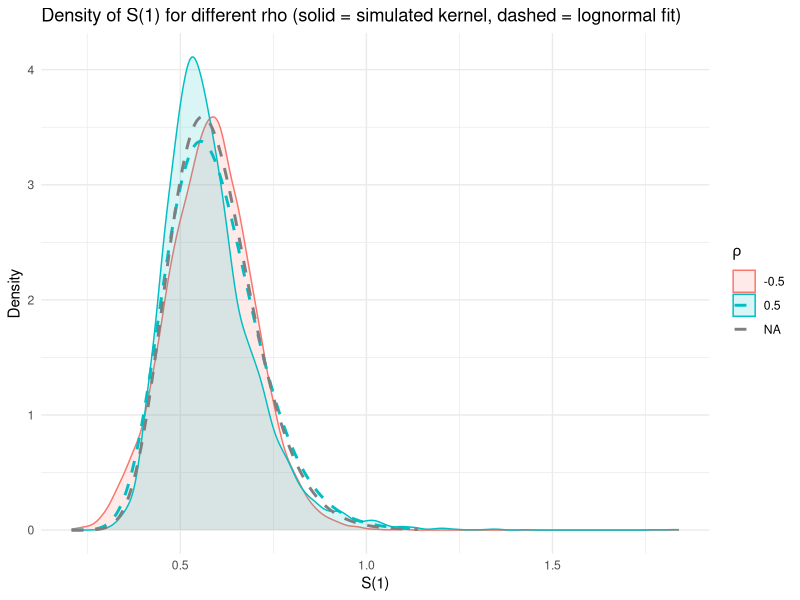
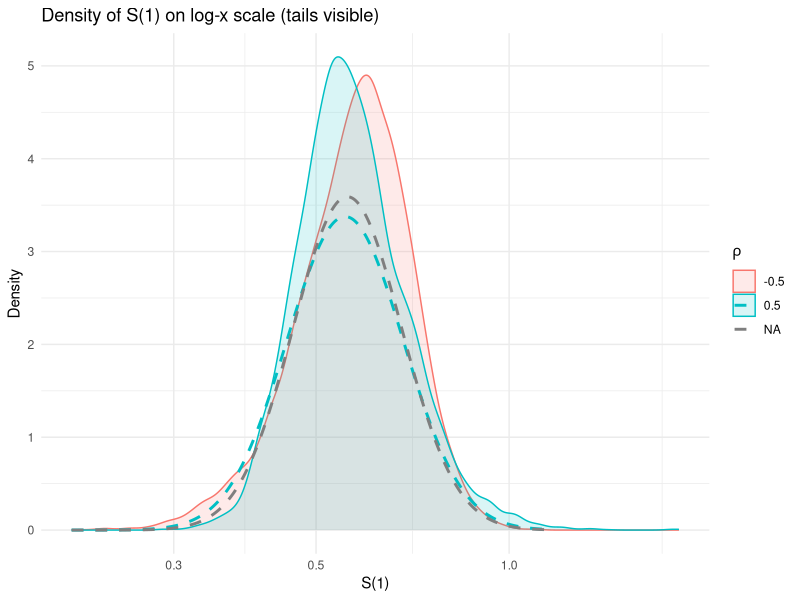
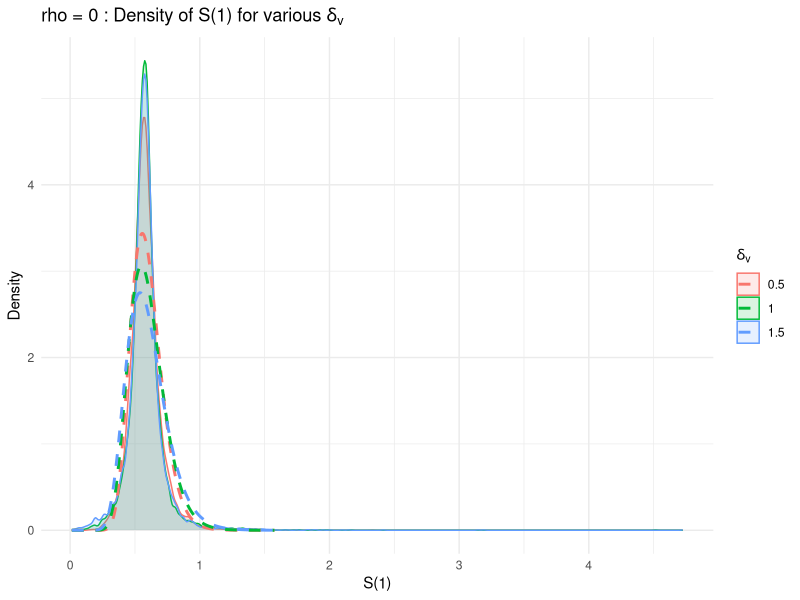
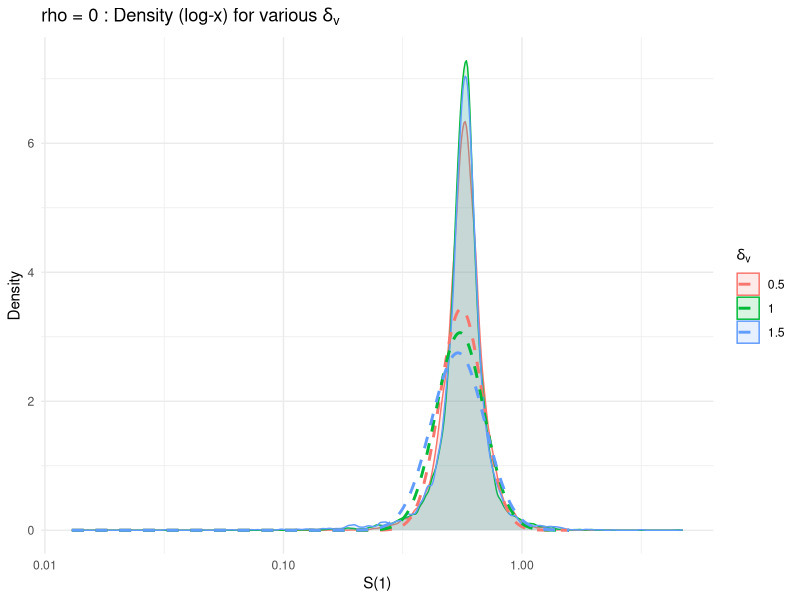
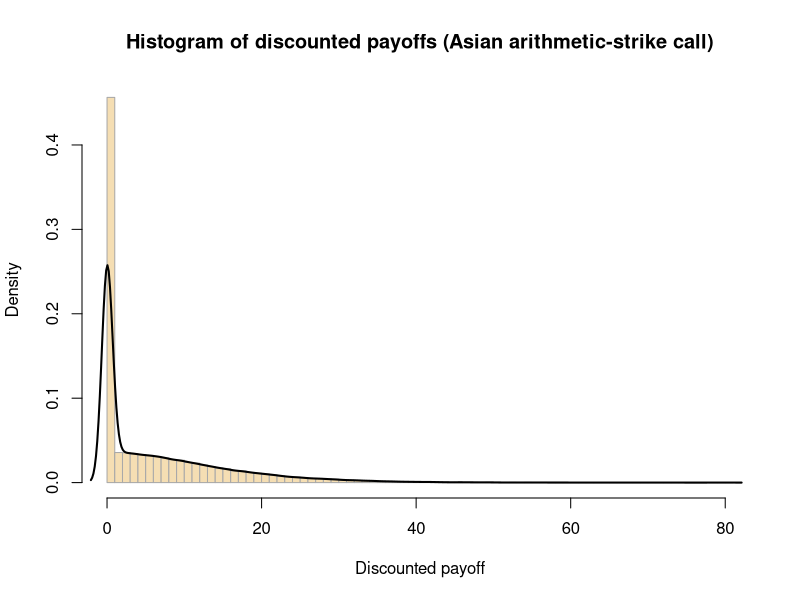
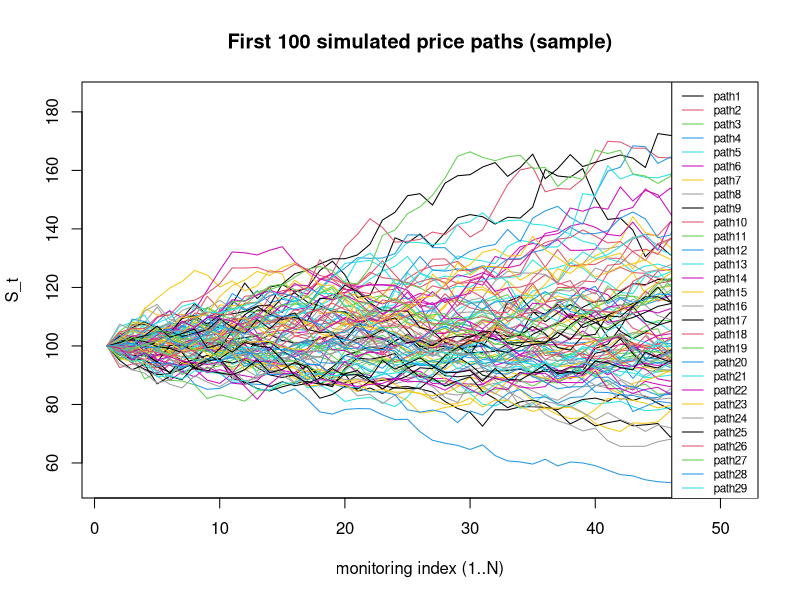
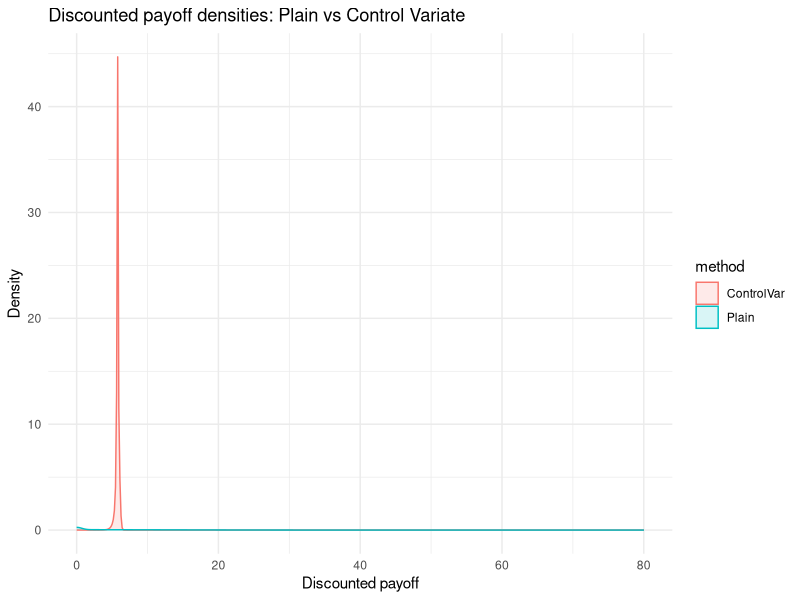
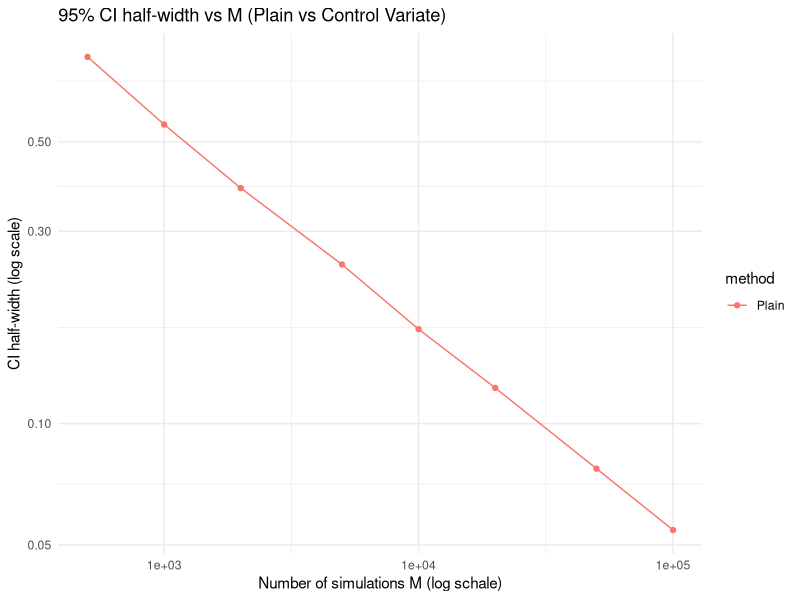

The R source for these figures, in order:
#-------- Assignment 1 - Computational Methods in Finance ---------#

#------- Flemy Kabalisa - 121580 --------#

library(ggplot2)
library(dplyr)
library(tidyr)
library(gridExtra)

#Setting up the simulator

simulate_sv <- function(nSim=10000, nSteps=1000, T=1, mu=0.15, vbar=0.04, delta_v=0.2,
                        kappa_v = 1, S0=0.5, v0= NULL, rho=0, seed = NULL){
  if(!is.null(seed)) set.seed(seed)
  if(is.null(v0)) v0 <- vbar
  
  dt <- T/nSteps
  sqrt_dt <- sqrt(dt)
  
  #setting up the vectors
  logS <- rep(log(S0), nSim)
  v <- rep(v0, nSim)
  
  for(i in seq_len(nSteps)){
    #correlated normals for increments
    Zv <- rnorm(nSim)
    eps <- rnorm(nSim)
    Zs <- rho * Zv + sqrt(1 - rho^2) * eps
    
    dW_v <- Zv * sqrt_dt
    dW_s <- Zs * sqrt_dt
    
    v_old <- v
    sqrtv_old <- sqrt(pmax(v_old, 0))
    
    #We use v_old to update log S
    logS <- logS + (mu - 0.5 * v_old) * dt + sqrtv_old * dW_s
    
    #update v
    v <- v_old + kappa_v * (vbar - v_old) *dt + delta_v * sqrtv_old * dW_v
    
    #enforce non-negativity
    v <- pmax(v, 0)
  }
  
  S_T <- exp(logS)
  return(S_T)
}

#We now derive the lognormal parameters

lognormal_params_from_meanvar <- function(M,V) {
  if (M <= 0 || V<0 ) stop("Mean must be > 0 and variance >= 0")
  sigma2 <- log(1 + V / (M^2))
  meanlog <- log(M) - 0.05 * sigma2
  sdlog <- sqrt(sigma2)
  return(list(meanlog = meanlog, sdlog = sdlog))
}

#We now bring back the parameters for our experiement

nSim <- 10000
nSteps <- 1000 #We can manipulate this to check for convergence
T <- 1

mu <- 0.15
vbar <- 0.04
delta_v_default <- 0.2
kappa_v <- 1
S0 <- 0.5
v0 <- vbar #It is the assumed initial variance
seed <- 12345

rhos <- c(-0.5,0.5)

#We now try running simulation for different rho

set.seed(seed)
results_list <- list()
summary_stats <- data.frame()

for (rho in rhos){
  cat("Simulating rho =", rho, "...\n")
  S_T <- simulate_sv(nSim = nSim, nSteps = nSteps, T=T, mu = mu, vbar = vbar,
                     delta_v = delta_v_default, kappa_v = kappa_v, S0= S0, v0=v0,
                     rho = rho, seed = NULL) #We set the seed externally
  df <- data.frame(S = S_T, rho = factor(rho, levels = rhos))
  results_list[[as.character(rho)]] <- df
  
  M <- mean(S_T)
  V <- var(S_T)
  lp <- lognormal_params_from_meanvar(M,V)
  
  summary_stats <- rbind(summary_stats,
                         data.frame(rho = rho,
                                    mean_S = M,
                                    var_S = V,
                                    meanlog = lp$meanlog,
                                    sdlog = lp$sdlog,
                                    median_S = median(S_T),
                                    q025 = quantile(S_T, 0.025),
                                    q975 = quantile(S_T, 0.975)))
}

df_all <- bind_rows(results_list)

#We now prepare the lognormal curves

x_min <- max(1e-6, min(df_all$S))
x_max <- quantile(df_all$S, probs = 0.999)
x_grid <- seq(x_min, x_max, length.out = 1000)

ln_curves <- lapply(1:nrow(summary_stats), function(i){
  row <- summary_stats[i, ]
  dens <- dlnorm(x_grid, meanlog = row$meanlog, sdlog = row$sdlog)
  data.frame(x = x_grid, density = dens, rho = factor(row$rho, levels = rho))
}) %>% bind_rows()

#We now plot the densities with an overlay of fitted lognormal

p_density <- ggplot(df_all, aes(x = S, color = rho, fill = rho)) +
  geom_density(alpha = 0.15, adjust=1)+
  geom_line(data = ln_curves, aes(x=x, y=density, color = rho), linetype = "dashed", linewidth = 1) +
  labs(title = "Density of S(1) for different rho (solid = simulated kernel, dashed = lognormal fit)",
       x = "S(1)", y = "Density", color= expression(rho), fill=expression(rho))+
  theme_minimal() +
  theme(legend.position = "right")


#Same plot but x in log-scale to inspect the tails

p_density_logx <- p_density + scale_x_log10()+
  labs(title = "Density of S(1) on log-x scale (tails visible)")

print(p_density)
print(p_density_logx)

#we save the plots

ggsave("sv_density_linear.png", p_density, width = 10, height = 6, dpi = 200)
ggsave("sv_density_logx.png", p_density_logx, width = 10, height = 6, dpi = 200)

#Print summary stats
print(summary_stats)


#---------
#We now further experiment with rho = 0, and various deltas
#---------
delta_vals <- c(0.5,1,1.5)
res_delta <- list()
summary_delta <- data.frame()

cat("\nDelta_v experiment (rho=0):\n")
for (dv in delta_vals){
  cat(" Simulating delta_v =", dv, "...\n")
  S_T <- simulate_sv(nSim = nSim, nSteps = nSteps, T=T, mu = mu, vbar = vbar,
                     delta_v = dv, kappa_v = kappa_v, S0=S0, v0 = v0, rho = 0, seed = NULL)
  df <- data.frame(S = S_T, delta = factor(dv, levels = delta_vals))
  res_delta[[as.character(dv)]] <- df
  
  M <- mean(S_T)
  V <- var(S_T)
  lp <- lognormal_params_from_meanvar(M,V)
  summary_delta <- rbind(summary_delta, data.frame(delta = dv,
                                                   mean_S = M, var_S = V,
                                                   meanlog= lp$meanlog, sdlog= lp$sdlog,
                                                   median_S = median(S_T),
                                                   q025 = quantile(S_T, 0.025),
                                                   q975 = quantile(S_T, 0.975)))
}

df_delta_all <- bind_rows(res_delta)

#Lognormal curves for our experiment

x_min_d <- max(1e-6, min(df_delta_all$S))
x_max_d <- quantile(df_delta_all$S, 0.999)
x_grid_d <- seq(x_min_d, x_max_d, length.out = 1000)
ln_curves_delta <- lapply(1:nrow(summary_delta), function(i){
  row <- summary_delta[i, ]
  dens <- dlnorm(x_grid_d, meanlog = row$meanlog, sdlog = row$sdlog)
  data.frame(x = x_grid_d, density = dens, delta = factor(row$delta, levels = delta_vals))
}) %>% bind_rows()

p_delta <- ggplot(df_delta_all, aes(x = S, color = delta, fill = delta)) +
  geom_density(alpha = 0.15, adjust=1) +
  geom_line(data = ln_curves_delta, aes(x=x, y=density, color=delta), linetype = "dashed",
            size = 1) +
  labs(title = expression("rho = 0 : Density of S(1) for various " * delta[v]),
       x = "S(1)", y="Density", color = expression(delta[v]), fill = expression(delta[v]))+
  theme_minimal()

p_delta_logx <- p_delta + scale_x_log10() +
  labs(title = expression("rho = 0 : Density (log-x) for various " * delta[v]))

print(p_delta)
print(p_delta_logx)

ggsave("sv_delta_linear.png", p_delta, width = 10, height = 6, dpi = 200)
ggsave("sv_delta_logx.png", p_delta_logx, width = 10, height = 6, dpi = 200)

print(summary_delta)


#---------------------------#

#-- Question 2 --#

#---------------------------#

#--- Part a

#We reset our environment

rm(list = ls())
set.seed(123456)

#Parameters 

S0 <- 100
r <- 0.05
sigma <- 0.2
T <- 1
N <- 50
M <- 100000

cat("Running a Monte Carlo simulation for an Asian arithmetic-average-strike call option\n")
cat(sprintf("Parameters: S0=%.1f, r=%.3f, sigma=%.3f, T=%.2f, N=%d, M=%d\n",
            S0, r, sigma, T, N, M))

dt <- T/N
sqrt_dt <- sqrt(dt)
discount_factor <- exp(-r *T)

# We setup the matrix for prices

S_mat <- matrix(0, nrow = M, ncol = N+1)
S_mat[, 1] <- S0

cat("Simulating paths using Euler (log-update) ...\n")
t0 <- proc.time()

for (i in 1:N){
  Z <- rnorm(M)
  increment <- (r - 0.05 * sigma^2) * dt + sigma * sqrt_dt * Z
  # update using: S_{t+dt} = S_t * exp(increment)
  S_mat[, i+1] <- S_mat[, i] * exp(increment)
  #Progress output (optional)
  if (i %% 10 == 0 || i==N){
    cat(sprintf(" Completed step %2d / %2d (t = %.3f)\n", i, N, i*dt))
    flush.console()
  }
}

time_elapsed <- proc.time() - t0
cat(sprintf("Simulation finished. Elapsed (sec): %.2f\n", time_elapsed["elapsed"]))


#-- We now compute the averages, payoffs, price, etc...

#Arithmetic average
S_bar <- rowMeans(S_mat[, 2:(N+1)])
S_T <- S_mat[, N+1]

#Payoffs for each path
payoff <- pmax(S_T - S_bar, 0)

#Monte Carlo estimator
mean_payoff <- mean(payoff)
sd_payoff <- sd(payoff)
se_payoff <- sd_payoff / sqrt(M)

price_mc <- discount_factor * mean_payoff
ci_lower <- discount_factor * (mean_payoff - 1.96 * se_payoff)
ci_upper <- discount_factor * (mean_payoff + 1.96 * se_payoff)

#Alternatively, we can do it by discounting the payoffs first.

discounted_payoffs <- discount_factor * payoff
price_mc_alt <- mean(discounted_payoffs)
sd_disc <- sd(discounted_payoffs)
se_disc <- sd_disc / sqrt(M)

#Confidence intervals using discounted payoffs:
ci_disc_lower <- price_mc_alt - 1.96 * se_disc
ci_disc_upper <- price_mc_alt + 1.96 * se_disc

#We now print the resdiscounted_payoffs#We now print the results & the diagnostics

cat("\nMonte Carlo Results:\n")
cat(sprintf("  Estimated price (discounted mean): %.6f\n", price_mc))
cat(sprintf("  95%% CI (discount-factor applied to mean+/-1.96*SE): [%.6f, %.6f]\n",
            ci_lower, ci_upper))
cat(sprintf("  (Alternative CI computed on discounted payoffs): [%.6f, %.6f]\n",
            ci_disc_lower, ci_disc_upper))
cat(sprintf("  Mean undisc. payoff = %.6f, sd = %.6f, SE = %.6f\n",
            mean_payoff, sd_payoff, se_payoff))
cat(sprintf("  Mean discounted payoff = %.6f, sd = %.6f, SE = %.6f\n",
            price_mc_alt, sd_disc, se_disc))


# A few percentiles and median to observe the distribution

median_disc <- median(discounted_payoffs)
q025 <- quantile(discounted_payoffs, 0.025)
q975 <- quantile(discounted_payoffs, 0.975)
cat(sprintf("  Discounted payoff median = %.6f\n", median_disc))
cat(sprintf("  Discounted payoff 2.5%% = %.6f, 97.5%% = %.6f\n", q025, q975))


#We finish by plotting the histogram and empirical density

hist(discounted_payoffs, breaks = 100, prob = TRUE,
     main = "Histogram of discounted payoffs (Asian arithmetic-strike call)",
     xlab = "Discounted payoff", col = "wheat", border= "darkgray")
lines(density(discounted_payoffs), lwd=2)


#We can look at some sample paths for a visual check

n_show <- 100
matplot(t(S_mat[1:n_show, ]), type = "l", lty = 1, col = 1:n_show,
        main = sprintf("First %d simulated price paths (sample)", n_show),
        xlab = "monitoring index (1..N)", ylab = "S_t")
legend("topright", legend = paste0("path", 1:n_show), col = 1:n_show, lty = 1, cex = 0.7)

#------
# We now do a quick check to compare our results to exact-log discretization in closed form per step
#The log-update we have is exact for GBM, so the exact simulation is in the results above
#-------

cat("\n Using the log-update (S_{t+dt}= S_t * exp(...)) is exact for GBM increments.\n")
cat("If you decided to use the standard Euler on S (S_{t+dt} = S_t + r*S_t*dt + sigma*S_t*sqrt(dt)*Z)\n",
    " you would get a slightly diffferent (less stable) result for coarse dt.\n")

#Finally, we will save our results

saveRDS(list(price = price_mc, ci = c(ci_lower, ci_upper),
        params = list(S0 = S0, r=r, sigma=sigma, T=T, N=N, M=M),
        summary = list(mean_payoff=mean_payoff, sd_payoff=sd_payoff)),
        file = "asian_mc_result.rds")
cat("\nResults saved to 'asian_mc_result.rds'\n")        


#--------------------------------#

#------ Part b: Control variate using geometric-average floating strike ------#

#--------------------------------#

#We first compute the geometric average G for each path

logS_mat <- log(S_mat)
G_vec <- exp(rowMeans(logS_mat[, 2:(N+1)]))
Y_payoff <- pmax(S_T -G_vec, 0)

#We now compute the analytic E[Y] for Y= max(S_T - G, 0)

muY_geo_float <- function(S0, r, sigma, T, N){
  #monitoring times
  t_i <- (1:N) * (T/N)
  #the moments for ln(S_T) and ln(G)
  muX <- log(S0) + (r - 0.5 * sigma^2) *T #E[ln (S_T)]
  varX <- sigma^2 * T
  muZ <- log(S0) + (r- 0.5*sigma^2) * mean(t_i)
  #for var(ln G) we need two things: sum(i,j) and min(t_i, t_j)
  tij <- outer(t_i, t_i, pmin)
  varZ <- sigma^2 * (1/(N^2)) * sum(tij)
  covXZ <- sigma^2 * (1/N) * sum(t_i)
  #We clean up to avoid degenerate cases
  if (varZ <= 0 || varX <= 0) {
    stop("Degenerate variance in muY calculation (varZ or varX <= 0).")
  }
  #correlation
  rho <- covXZ / sqrt(varX * varZ)
  
  # E1= E[e^{X} 1_{X > Z}]
  a <- 1 - covXZ/varX
  b <- (covXZ/varX) * muX - muZ
  s <- sqrt(varZ * (1- rho^2))
  #we add a step to be safe
  if (s <= 0) s<- sqrt(.Machine$double.eps)
  alpha <- a/s
  beta <- b/s
  arg1 <- ( alpha * (muX + varX) + beta) / sqrt(1+ alpha^2 * varX)
  E1 <- exp(muX + 0.5 * varX) * pnorm(arg1)
  
  # E2 = E[e*Z 1_{X > z}]
  a2 <- (covXZ / varZ) - 1
  b2 <- muX - (covXZ/varZ) * muZ
  s2 <- sqrt(varX * (1-rho^2))
  if (s2 <= 0 ) s2<- sqrt(.Machine$double.eps)
  alpha2 <- a2/s2
  beta2 <-  b2/s2
  arg2 <- ( alpha2 * (muZ + varZ) + beta2) / sqrt(1 + alpha2^2 * varZ)
  E2 <- exp(muZ + 0.5* varZ) * pnorm(arg2)
  
  muY <- E1 - E2
  return(list(muY = muY, 
              details  = list(muX = muX, varX=varX, muZ = muZ, varZ = varZ,
                              covXZ = covXZ, rho= rho, E1 = E1, E2 = E2,
                              arg1 = arg1, arg2 = arg2)))
}

#compute analytic mu_Y for current parameters 
muY_info <- muY_geo_float(S0 = S0, r=r, sigma = sigma, T = T, N = N)
muY <- muY_info$muY

cat("\nPart (b) - control variate setup:\n")
cat(sprintf("Analytic mu_Y (undiscounted) = %.8f\n", muY))

# empirical theta estimate
X_payoff <- payoff
if (var(Y_payoff) <= 0) {
  theta_hat <- 0
  warning("Var(Y) is zero or numerically negligible; setting theta_hat = 0.")
} else {
  theta_hat <- cov(X_payoff, Y_payoff) / var(Y_payoff)
}

cat(sprintf("Empirical theta_hat = %.8f\n", theta_hat))

#Adjusted estimator and discounted CV price
Z_adj <- X_payoff + theta_hat * (muY - Y_payoff)
disc_Z_adj <- discount_factor * Z_adj

price_CV <- mean(disc_Z_adj)
sd_CV <- sd(disc_Z_adj)
se_CV <- sd_CV / sqrt(M)
ci_CV <- price_CV + c(-1.96,1.96) * se_CV

cat(sprintf("Control variate price (discounted mean) = %.8f\n", price_CV))
cat(sprintf("95%% CI (CV) = [%.8f, %.8f]\n", ci_CV[1], ci_CV[2]))
cat(sprintf("sd(disc adj payoff) = %.8f, SE = %.8f\n", sd_CV, se_CV))


#----------------------------------#

#----- Part c: Compare plain MC vs control variate ------#

#----------------------------------#
price_plain <- price_mc_alt
sd_plain <- sd_disc
se_plain <- se_disc
ci_plain <- c(ci_disc_lower, ci_disc_upper)

cat("\nPart (c) - comparison:\n")
cat(sprintf("Plain Monte Carlo price = %.8f\n", price_plain))
cat(sprintf("95%% CI (Plain) = [%.8f, %.8f]\n", ci_plain[1], ci_plain[2]))
cat(sprintf("Control variate price = %.8f\n", price_CV))
cat(sprintf("95%% CI (CV) = [%.8f, %.8f]\n", ci_CV[1], ci_CV[2]))

#We notice that the Control Variates method produces a much tighter Confidence interval

#We calculate the percentage variance reduction using undiscounted payoffs

var_plain_undisc <- var(X_payoff)
var_cv_undisc <- var(Z_adj)
pct_var_reduction <- 100 * (var_plain_undisc - var_cv_undisc) / var_plain_undisc

cat(sprintf("Variance plain (undiscounted) - %.8f\n", var_plain_undisc))
cat(sprintf("Variance CV (undiscounted) = %.8f\n", var_cv_undisc))
cat(sprintf("Percentage varince reduction (undiscounted) = %.2f %%\n", pct_var_reduction))

#We now show the narrowness of CI

ci_width_plain <- diff(ci_plain)
ci_width_cv <- diff(ci_CV)
cat(sprintf("Ci width plain = %.8f, CI width CV =%.8f (reduction %.2f%%)\n",
            ci_width_plain, ci_width_cv, 100 * (ci_width_plain - ci_width_cv) / ci_width_plain))

#We overlay the plot of densities

df_plot <- data.frame(plain = discounted_payoffs, cv = disc_Z_adj)
df_long <- data.frame(value = c(df_plot$plain, df_plot$cv),
                      method = rep(c("Plain", "ControlVar"), each = length(df_plot$plain)))
ggplot(df_long, aes(x = value, color = method, fill = method)) +
  geom_density(alpha = 0.15) +
  labs(title = "Discounted payoff densities: Plain vs Control Variate",
        x= "Discounted payoff", y="Density") +
  theme_minimal()

#-----------------------------------------------#

#Part d: Experiments

#-----------------------------------------------#

#CI half-width vs M

M_seq <- c(500, 1000, 2000, 5000, 10000, 20000, 50000, M)
df_CI <- data.frame(M = integer(), method = character(), halfwidth = numeric(),
                    price = numeric(), stringsAsFactors = FALSE)

for (m in M_seq) {
  Xm <- payoff[1:m]
  Gm <- G_vec[1:m]
  Ym <- pmax(S_T[1:m] - Gm, 0)
  disc_Xm <- discount_factor* Xm
  hw_plain_m <- 1.96 * sd(disc_Xm) / sqrt(m)
  price_plain_m <- mean(disc_Xm)
  df_CI <- rbind(df_CI, data.frame(M=m, method = "Plain", halfwidth = hw_plain_m,
                                   price = price_plain_m))
  if (var(Ym) <= 0){
    theta_m <- 0
  } else {
    theta_m <- cov(Xm, Ym) / var(Ym)
  }
  Zm <- Xm + theta_m * (muY - Ym)
  disc_Zm <- discount_factor * Xm
}

ggplot(df_CI, aes(x = M, y= halfwidth, color = method)) +
  geom_line() + geom_point() + scale_x_log10() + scale_y_log10()+
  labs(title = "95% CI half-width vs M (Plain vs Control Variate)", 
       x = "Number of simulations M (log schale)", y= "CI half-width (log scale)")+
  theme_minimal() -> p_ci_vs_M
print(p_ci_vs_M)

#We can tell from our output that increasing M consistently decrease the width of the CI.
#This results in a consistently increasing accuracy at a proportionally heavy cost of computing power.


# CV efficiency depending on N and sigma
#We start with multiple N with a moderate M_rep for each

N_values <- c(10,50,100)
sigma_values <- c(0.1,0.2,0.4)
M_rep <- 20000
set.seed(2025)

exp_results <- data.frame(N= integer(), sigma = numeric(), method = character(), 
                          price = numeric(), sd_disc = numeric(), ci_halfwidth = numeric(),
                          pct_var_reduction = numeric(), stringsAsFactors = FALSE)

simulate_paths <- function(S0, r, sigma, T, N, M, seed= NULL){
  if (!is.null(seed)) set.seed(seed)
  dt <- T/N
  sqrt_dt <- sqrt(dt)
  Z <- matrix(rnorm(M *N), nrow = M, ncol = N)
  logS <- matrix(0, nrow= M, ncol = N+1)
  logS[, 1] <- log(S0)
  for (i in 1:N) {
    logS[, i+1] <- logS[, i] + (r-0.5 *sigma^2) *dt + sigma * sqrt_dt * Z[,i]
  }
  S <- exp(logS)
  S_T_sim <- S[, N+1]
  S_bar_arith_sim <- rowMeans(S[, 2:(N+1)])
  S_bar_geom_sim <- exp(rowMeans(logS[, 2:(N+1)]))
  Xs <- pmax(S_T_sim - S_bar_arith_sim, 0)
  Ys <- pmax(S_T_sim - S_bar_geom_sim, 0)
  return(list(X=Xs, Y=Ys, S_T = S_T_sim, S_arith = S_bar_arith_sim, S_geom = S_bar_geom_sim))
}

cat("\nPart(d) - exploring dependence on N and sigma (M_rep =", M_rep, ")\n")
for (Nv in N_values) {
  for (sigv in sigma_values){
    cat(sprintf("Simulating N=%d, sigma=%.2f ...\n", Nv, sigv))
    sim <- simulate_paths(S0 = S0, r=r, sigma = sigv, T=T, N=Nv, M=M_rep, seed = NULL)
    Xv <- sim$X
    Yv <- sim$Y
    disc_Xv <- discount_factor * Xv
    price_plain_v <- mean(disc_Xv)
    sd_plain_v <- sd(disc_Xv)
    hw_plain_v <- 1.96 * sd_plain_v / sqrt(M_rep)
    muYv <- muY_geo_float(S0 = S0, r=r, sigma = sigv, T=T, N=Nv)$muY
    if (var(Yv) <= 0) theta_v <- 0 else theta_v <- cov(Xv, Yv) / var(Yv)
    Zv <-  Xv + theta_v * (muYv -Yv)
    disc_Zv <- discount_factor * Zv
    price_cv_v <- mean(disc_Zv)
    sd_cv_v <- sd(disc_Zv)
    hw_cv_v <- 1.96 * sd_cv_v / sqrt(M_rep)
    pct_red_v <- 100 * (var(Xv) - var(Zv)) /var(Xv)
    exp_results <- rbind(exp_results,
                         data.frame(N = Nv, sigma = sigv, method = "Plain",
                                    price = price_plain_v, sd_disc = sd_plain_v, ci_halfwidth = hw_plain_v,
                                    pct_var_reduction = NA),
                         data.frame(N = Nv, sigma = sigv, method = "ControlVar",
                                    price = price_cv_v, sd_disc = sd_cv_v, ci_halfwidth = hw_cv_v,
                                    pct_var_reduction = pct_red_v))
    cat(sprintf(" -> pct variance reduction (CV) = %.2f %%\n", pct_red_v))
  }
}

print(exp_results)

df_red <- subset(exp_results, method == "ControlVar")
ggplot(df_red, aes(x= factor(sigma), y = pct_var_reduction, group = factor(N), color = factor(N))) +
  geom_point() + geom_line(aes(group = factor(N))) +
  labs(title = "Percent variance reduction by Control Variate",
       x = expression(sigma), y= "Variance reduction(%)", color = "N (monitor points)") +
  theme_minimal() -> p_red 
print(p_red)

#We notice that the number of time steps N does not seem to create a big difference,
#while on the other hand, and increasing sigma reduces the Variance reduction percentage.

#Final summary prints
cat("\nSummary (final):\n")
cat(sprintf("Plain Monte Carlo price: %.8f (95%% CI width = %.8f)\n", price_plain, ci_width_plain))
cat(sprintf("Control variate price: %.8f (95%% CI width = %.8f)\n", price_CV, ci_width_cv))
cat(sprintf("Emprical theta_hat = %.8f, analytic mu_Y (undiscounted) = %.8f\n", theta_hat, muY))
cat(sprintf("Overall percentage variance reduction (using entire sample) = %.2f %%\n", pct_var_reduction))
cat("Experiment table (N, sigma, method, price, sd_disc, ci_halfwidth, pct_var_reduction):\n")
print(exp_results)


#We now decide to save the outputs
saveRDS(list(plain_price = price_plain, plain_CI = ci_plain,
             cv_price = price_CV, cv_CI = ci_CV,
             theta_hat = theta_hat, muY = muY,
             df_CI = df_CI, exp_results = exp_results),
        file = "asian_mc_controls_results.rds")
cat("\nSaved results to 'asian_mc_controls_results.rds'\n")
